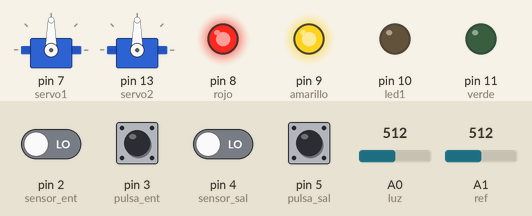
This sketch was run on a simulated Arduino Uno, built with avr-gcc and run on an emulated ATmega328P. Shown: 2 × servo, output pins drawn as LEDs (lit = HIGH). Inputs (shaded band) come from the test bench; at power-on: pin 2 (sensor_ent), pin 3 (pulsa_ent), pin 4 (sensor_sal), pin 5 (pulsa_sal) LOW, A1 (ref) = 512, A0 (luz) = 512.

Above: at 1.2 s.
1.3 s: A1 (ref) set to 524
At 2.1 s:
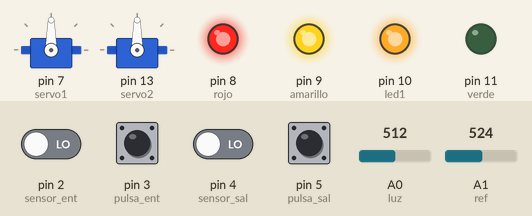
2.8 s: pin 3 (pulsa_ent) pulled HIGH for 0.15 s
At 3.2 s:
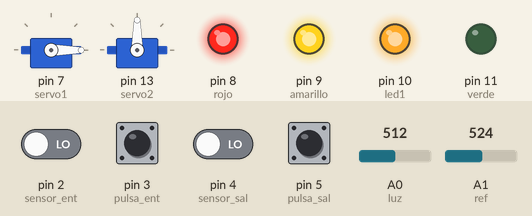
4.4 s: A0 (luz) set to 534
At 5.6 s:
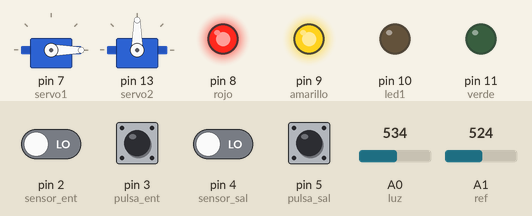
5.9 s: pin 5 (pulsa_sal) pulled HIGH for 0.15 s
At 6.8 s:
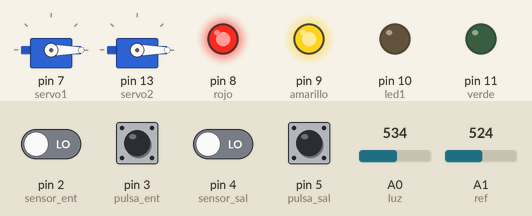
7.5 s: A0 (luz) set to 511
At 8.0 s:
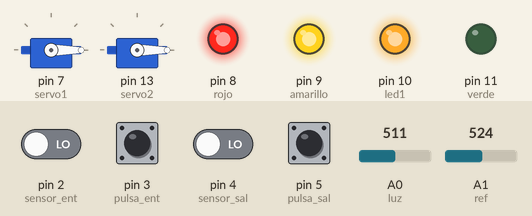
9.0 s: A0 (luz) set to 716
At 10.4 s:
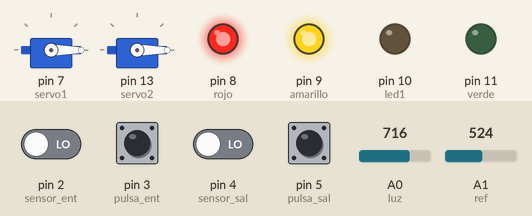
Timing chart, 0 to 11.5 s (numbered marks = the images above; inputs shaded):
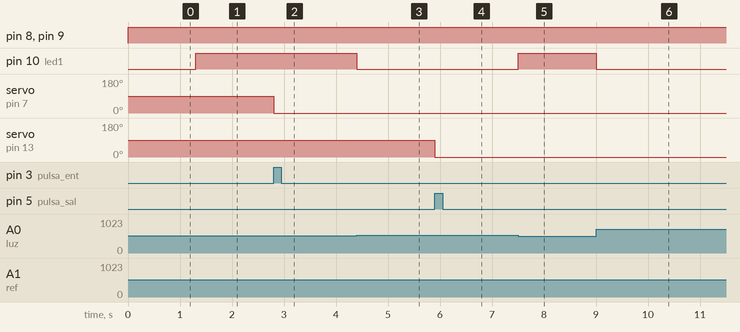

Measured:
- the behaviour switches between 512 and 513 on A1 (ref) (found by bisection; images 0 and 1)
- the behaviour switches between 523 and 524 on A0 (luz) (found by bisection; images 2 and 3)
- after the input at 1.3 s, pin 10 (led1): LOW → HIGH at once
- after the input at 2.8 s, servo on pin 7 (servo1): 90° → 0° at once
- after the input at 4.4 s, pin 10 (led1): HIGH → LOW at once
- after the input at 5.9 s, servo on pin 13 (servo2): 90° → 0° at once
- after the input at 7.5 s, pin 10 (led1): LOW → HIGH at once
- after the input at 9.0 s, pin 10 (led1): HIGH → LOW at once

The sketch:

misa.ino
```cpp
#include<Servo.h>
#include <LiquidCrystal.h>
Servo servo1;
Servo servo2;

int cont=0;

int led1=10;
int luz=A0;
int ref=A1;

int luz1=0;
int ref1=0;

int sensor_ent=2;
int sensor_sal=4;
int pulsa_ent=3;
int pulsa_sal=5;
int var=0;
int var1=0;
int var2=0;
int var3=0;

int rojo=8;
int amarillo=9;
int verde=11;


void setup() {
pinMode(led1, OUTPUT);
pinMode(rojo, OUTPUT);
pinMode(amarillo, OUTPUT);
pinMode(verde, OUTPUT);

pinMode(sensor_ent,INPUT);
pinMode(pulsa_ent,INPUT);
pinMode(sensor_sal,INPUT);
pinMode(pulsa_sal,INPUT);

servo1.attach(7);
servo2.attach(13);
}

void loop() {
luz1=analogRead(luz);
ref1=analogRead(ref);
var= digitalRead(sensor_ent);
var1=digitalRead(sensor_sal);
var2=digitalRead(pulsa_ent);
var3=digitalRead(pulsa_sal);

if (luz1<ref1){
  digitalWrite(led1,HIGH);
}  else
  digitalWrite(led1,LOW);


if (var==true && var2==true) {
  cont ++;
  servo1.write(90);
}
if (var==false && var2==true) {
  servo1.write(0);
}

if (var1==true && var3==true) {
  cont --;
  servo2.write(90);
}
  if (var1==false && var3==true) {
  servo2.write(0);
}

if (cont>100) {
  digitalWrite(rojo,LOW);
  digitalWrite(amarillo,HIGH);
  digitalWrite(verde,HIGH);
}
if (cont>=90 && cont<100) {
  digitalWrite(amarillo,LOW);
  digitalWrite(rojo, HIGH);
  digitalWrite(verde,HIGH);
}
 if (cont<90) {
 digitalWrite(verde,LOW);
 digitalWrite(rojo,HIGH);
 digitalWrite(amarillo, HIGH);
 }
}
```
